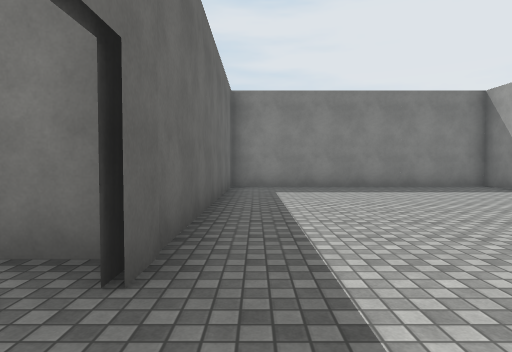
view 1 (above)

15 first-person views from a walk through a 3-D level made in the Unity game engine. The camera is 1.3 m above the floor, tilts 2° down and sees 75° across. The floor is counted in squares, 2 m on a side. Each view is taken from the middle of a square. On the plan, view 1 faces up. The plan holds only what a view shows up to about 10 squares ahead; the rest is blank. The place goes on beyond the plan. The player is left out. Some animated figures are left out. Surface patterns are stand-ins for the level's own textures.

view 2
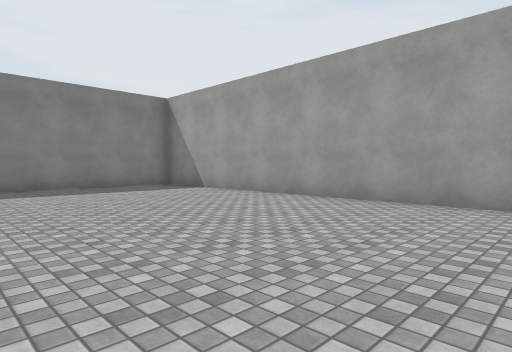

view 3
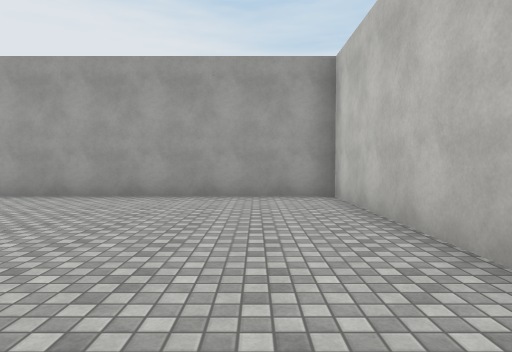

view 4
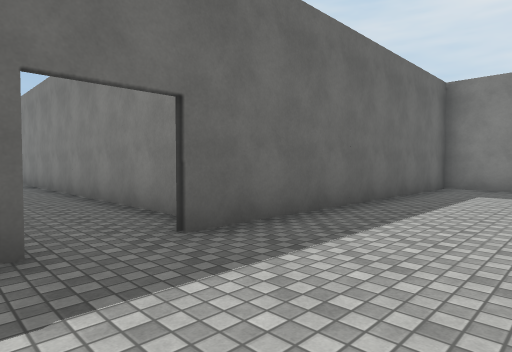

view 5
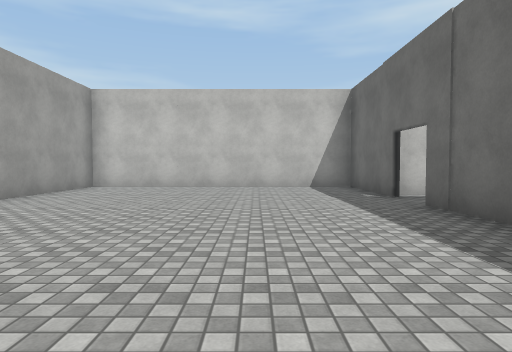

view 6
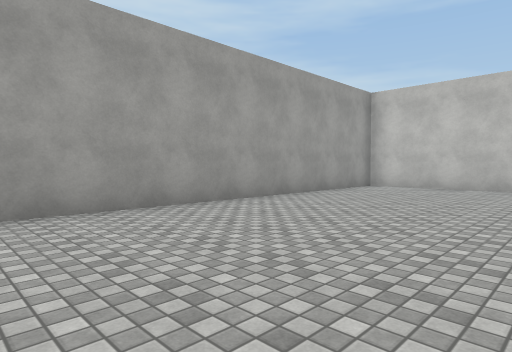

view 7
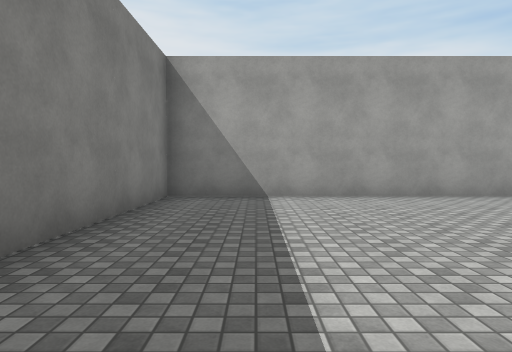

view 8
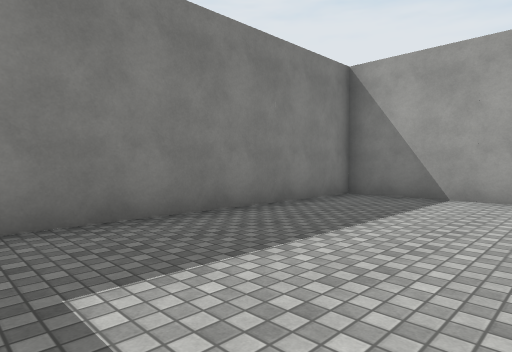

view 9
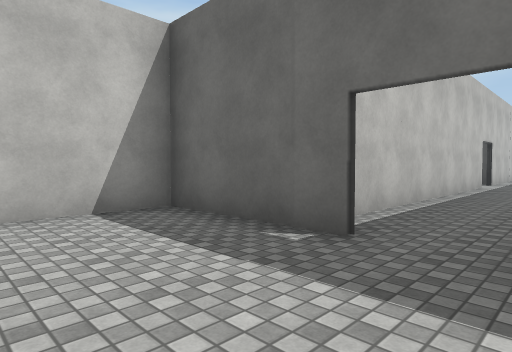

view 10
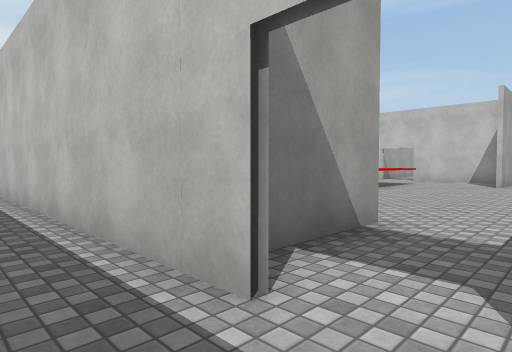

view 11
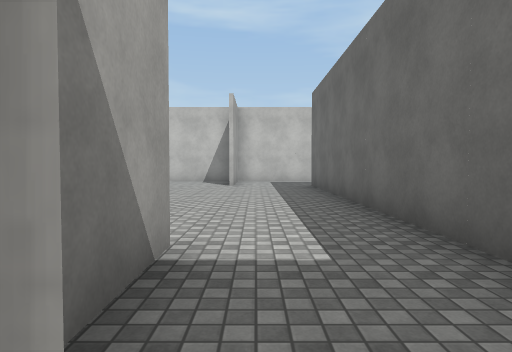

view 12
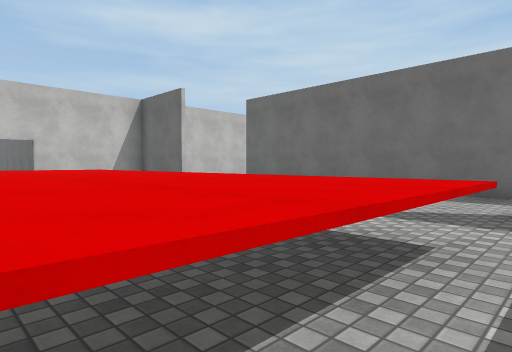

view 13
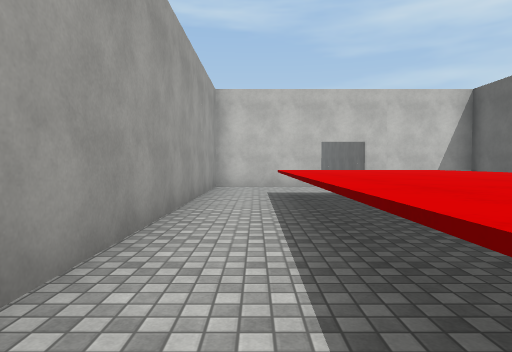

view 14
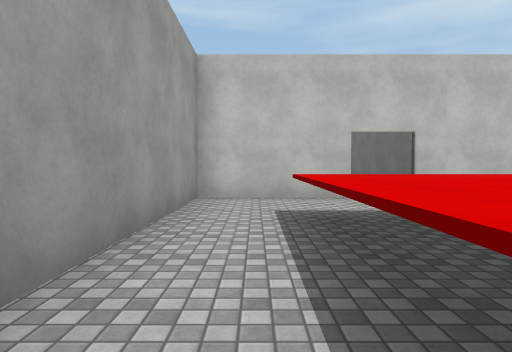

view 15
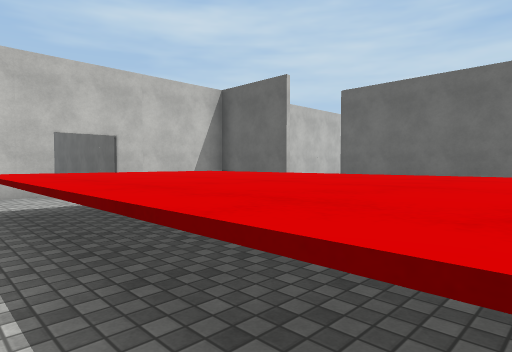

### Floor plan
Key: @ floor where view 1 was taken; # wall or solid block; . floor; ^ raised ledge.
Columns run from 11 left of view 1 to 7 right of it. Each row starts with its distance up from view 1.
 10           #########
  9           #.......#
  8           #.......#
  7           #.......#
  6           #.......#
  5           #.......#
  4           #.......#
  3           #.......#
  2  ##########.......#
  1  .................#
  0  ..########@......#
 -1  ..#      #.......#
 -2 #..#..... #.......#
 -3 #....^^^^.#########
 -4 #....^^^^.#
 -5 #....^^^^.#
 -6 #....^^^^.#
 -7 #....^^^^.#
 -8 #....^^^^.#
 -9 #....^^^^.#
-10 #....^^^^.#
-11    #   ...#
-12    #   ...#
-13    ###  ###
-14      #
-15      #

Where each view was taken, in squares from view 1:
view 1: 0 up, 0 right, facing up
view 2: 0 up, 1 right, facing up-right
view 3: 1 down, 0 right, facing right
view 4: 0 up, 2 right, facing up-left
view 5: 7 up, 2 right, facing down
view 6: 7 up, 2 right, facing down-right
view 7: 8 up, 0 right, facing right
view 8: 6 up, 0 right, facing up-right
view 9: 2 up, 2 right, facing down-left
view 10: 1 up, 10 left, facing down-right
view 11: 0 up, 9 left, facing down
view 12: 2 down, 3 left, facing down-left
view 13: 3 down, 2 left, facing down
view 14: 6 down, 2 left, facing down
view 15: 5 down, 2 left, facing down-left
